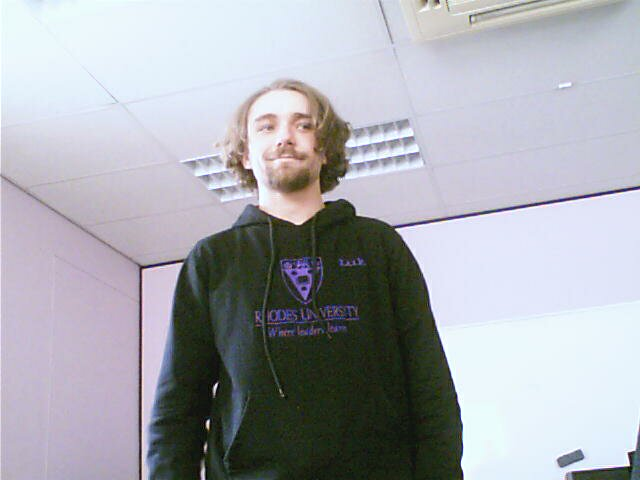
#> input picture me.jpg, 640 x 480 px
$ python morpht.py
#> lines starting #> are read from the running program, lines starting #| are printed output that depends on the picture; after the words box and inside, x2 and y2 are one past the last pixel; in counts of white or black regions, pixels touching at a corner belong together
import cv2
import numpy as np

def diler():
  img = cv2.imread('me.jpg', cv2.IMREAD_GRAYSCALE)
  cv2.imshow('Original', img)
  cv2.waitKey(0)

  _, thresh = cv2.threshold(img, 150, 200, cv2.THRESH_BINARY)
  cv2.imshow('Thresh', thresh)
  cv2.waitKey(0)

  img = thresh

  k = np.ones((5,5), np.uint8)
  erd = cv2.erode(img, k, iterations=1)
  cv2.imshow('Eroded', erd)
  cv2.waitKey(0)

  dil = cv2.dilate(img, k, iterations=1)
  cv2.imshow('Dilated', dil)
  cv2.waitKey(0)

  opn = cv2.morphologyEx(img, cv2.MORPH_OPEN, k)
  cv2.imshow('Opened', opn)
  cv2.waitKey(0)

  cv2.destroyAllWindows()

def main():
  img = cv2.imread('me.jpg')
#> img is the input picture: shape (480, 640, 3); mean B, G, R 177.3, 170.8, 168.9
  cv2.imshow('Original', img)
  cv2.waitKey(0)

  img2 = cv2.imread('mush.jpg')
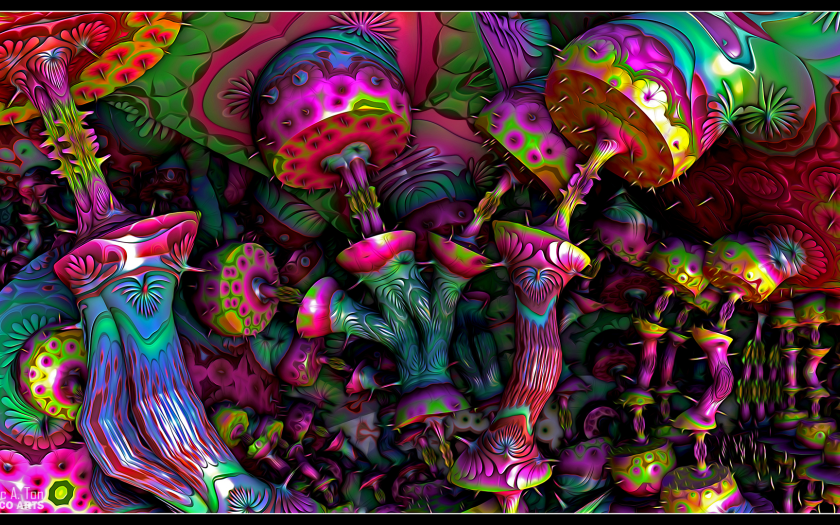
#> input picture mush.jpg, 1680 x 1050 px (shown at 1/2 size)
#> img2 is the input picture: shape (1050, 1680, 3); mean B, G, R 54.6, 49.4, 76.2
  img2 = cv2.resize(img2, (img.shape[1], img.shape[0]))
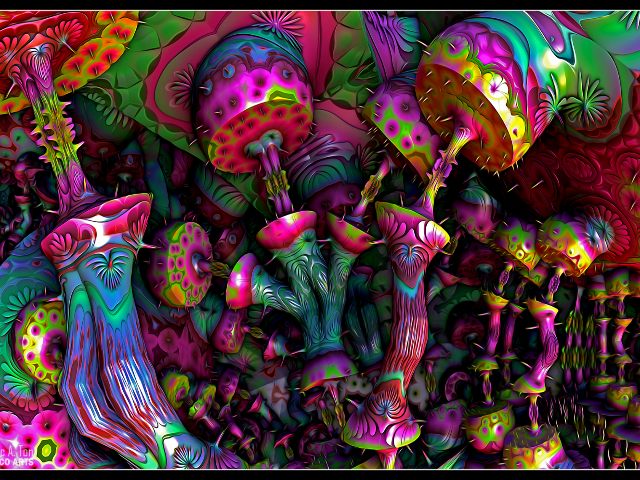
#> img2: shape (480, 640, 3); mean B, G, R 54.4, 49.3, 76.1
  cv2.imshow('Mush', img2)
  cv2.waitKey(0)

  mask = np.zeros(img.shape[:2], np.uint8)
  # mask2 = np.ones(img.shape[:2], np.uint8)
  # mask2 = mask2 * 255

  cv2.circle(mask, (img.shape[1]//2, img.shape[0]//2), 100, 255, -1)
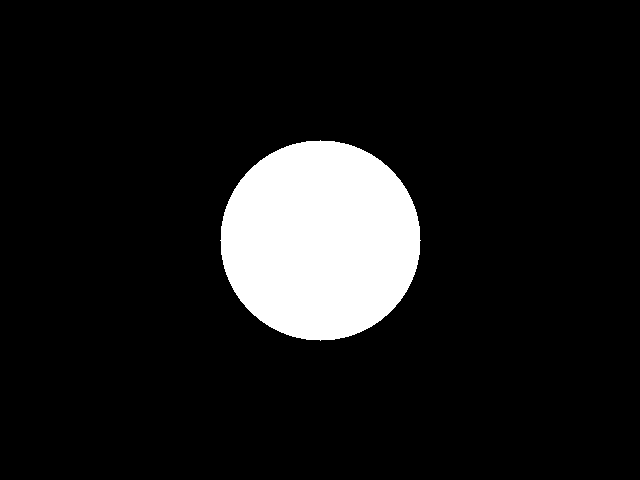
#> mask: shape (480, 640); 10.2% white; 1 white region, box (x1, y1, x2, y2) and area: (220, 140, 421, 341) 31417
  mask2 = cv2.bitwise_not(mask)


  result = cv2.bitwise_and(img, img, mask=mask)
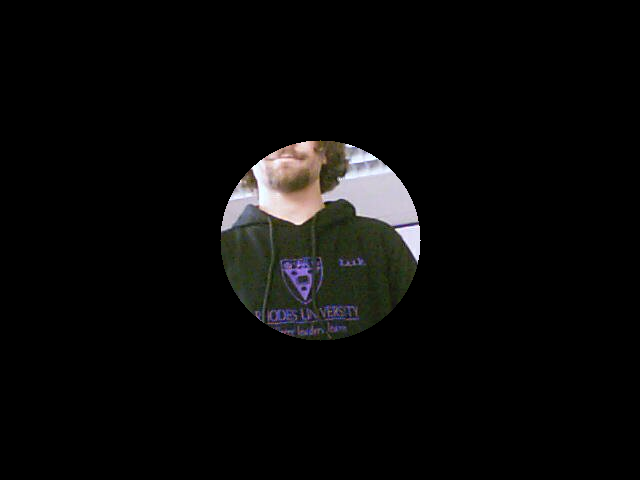
#> result: shape (480, 640, 3); mean B, G, R 9.3, 9.7, 10
  result2 = cv2.bitwise_and(img2, img2, mask=mask2)
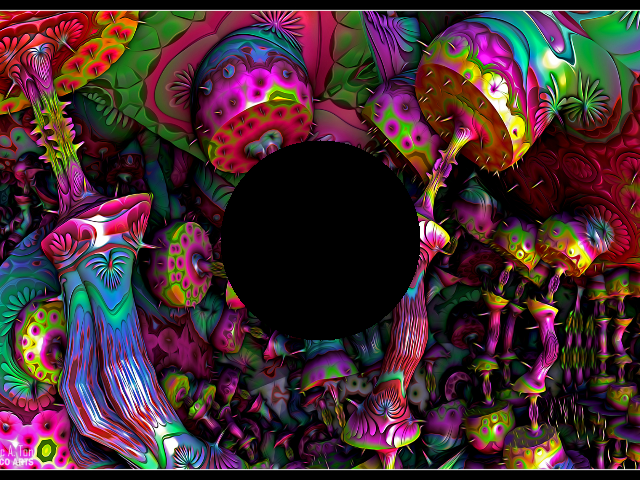
#> result2: shape (480, 640, 3); mean B, G, R 49.2, 44.8, 70.2
  cv2.imshow('Masked', result)
  cv2.waitKey(0)
  cv2.imshow('Masked2', result2)
  cv2.waitKey(0)
  cv2.destroyAllWindows()
  result3 = cv2.add(result, result2)
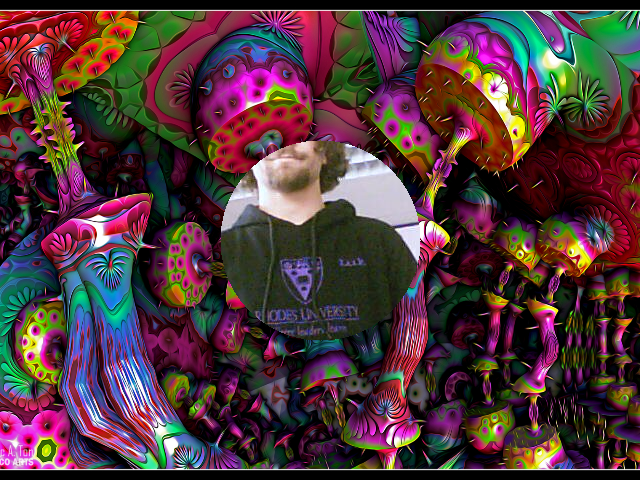
#> result3: shape (480, 640, 3); mean B, G, R 58.4, 54.6, 80.2
  cv2.imshow('Added', result3)
  cv2.waitKey(0)
  dump = cv2.addWeighted(img, 0.5, img2, 0.5, 0)
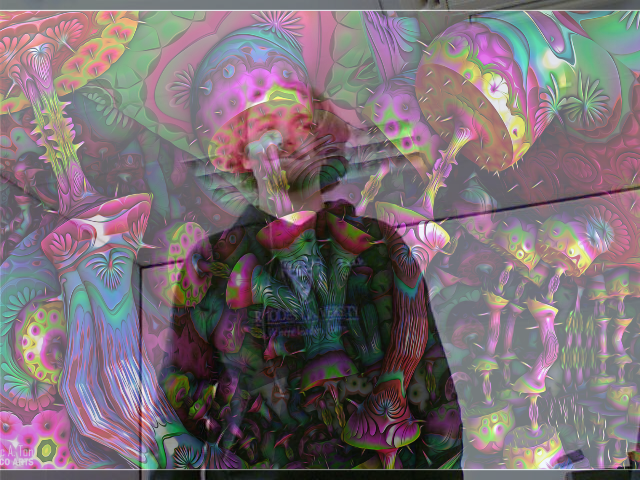
#> dump: shape (480, 640, 3); mean B, G, R 115.9, 110, 122.5
  cv2.imshow('Dump', dump)
  cv2.waitKey(0)

if __name__ == "__main__":
  main()
